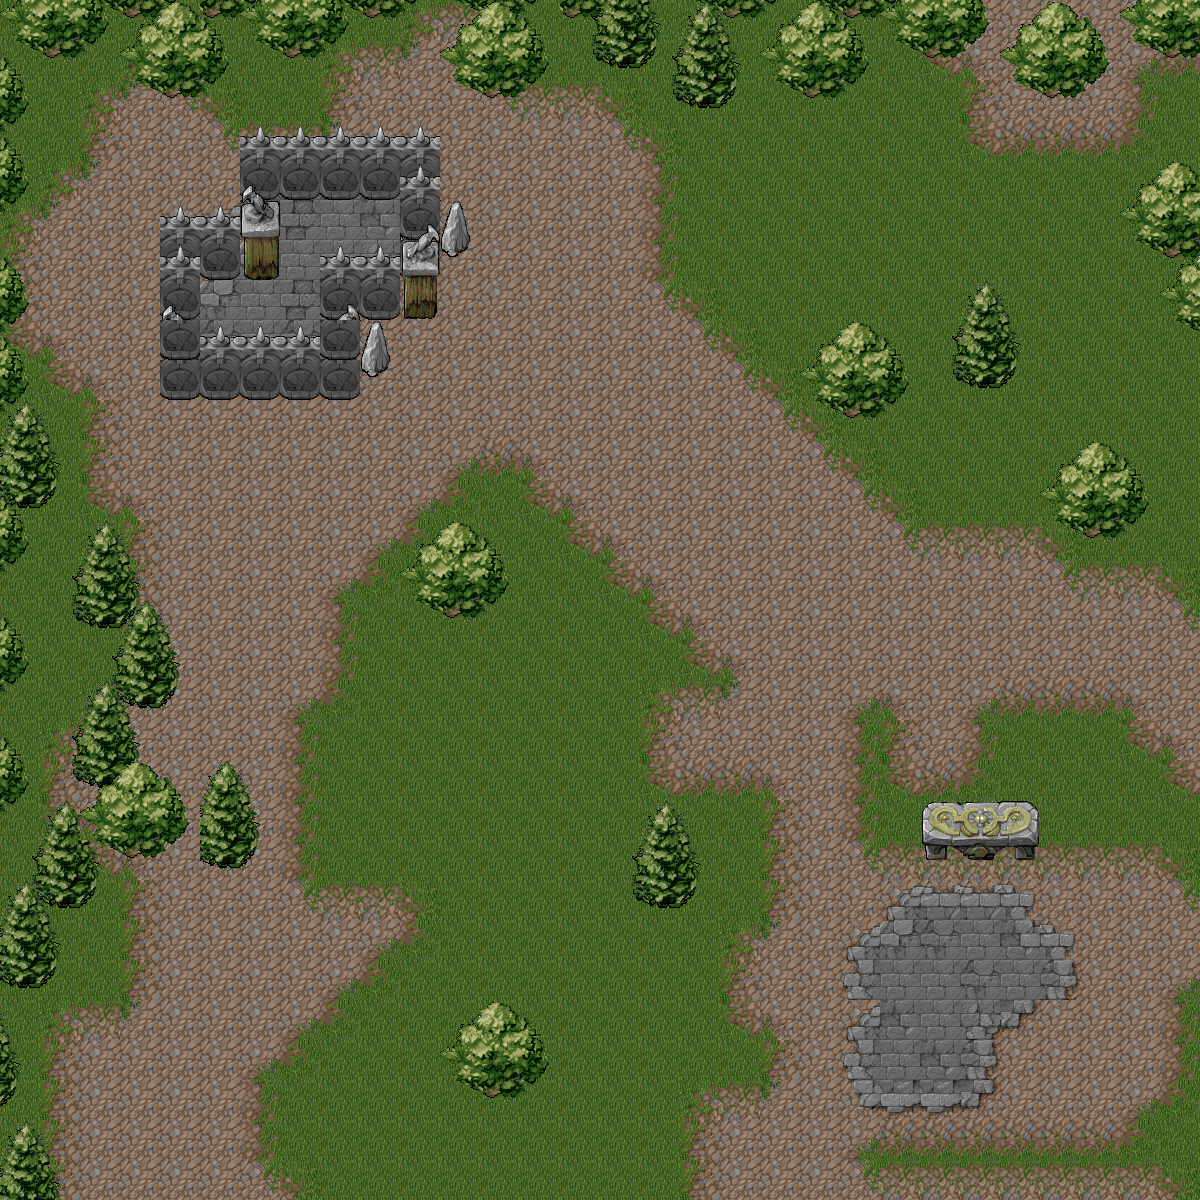

A level layout from a 2D game, rendered from its tile map. Below: a short description, then the map file with tile-grid data replaced by summaries:
An orthogonal 30x30 tile map with 40x40 px tiles, 5 tile layers (Underground, Background, BehindPlayerBut Foreground, BeforePlayer, ...), 12 tilesets and 31 objects (24x Wall, 4x Enemy, 3x Vase).

<map version="1.0" orientation="orthogonal" renderorder="right-down" width="30" height="30" tilewidth="40" tileheight="40" nextobjectid="268">
 <tileset firstgid="1" name="ground_01" tilewidth="40" tileheight="40" tilecount="45">
  <image source="level/ground_01.bmp" trans="4b637f" width="360" height="200" />
 </tileset>
 <tileset firstgid="46" name="ground_02" tilewidth="40" tileheight="40" tilecount="63">
  <image source="level/ground_02.bmp" trans="4b637f" width="360" height="280" />
 </tileset>
 <tileset firstgid="109" name="ground_03" tilewidth="40" tileheight="40" tilecount="11">
  <image source="level/ground_03.bmp" trans="4b637f" width="440" height="40" />
 </tileset>
 <tileset firstgid="120" name="Tree1" tilewidth="40" tileheight="40" tilecount="36">
  <image source="level/trees.bmp" trans="4b637f" width="512" height="128" />
 </tileset>
 <tileset firstgid="156" name="FENCE" tilewidth="40" tileheight="40" tilecount="192">
  <image source="level/FENCE.bmp" trans="4b637f" width="640" height="480" />
 </tileset>
 <tileset firstgid="348" name="BENCH" tilewidth="40" tileheight="40" tilecount="192">
  <image source="level/BENCH.bmp" trans="ffffff" width="640" height="480" />
 </tileset>
 <tileset firstgid="540" name="TABLE1" tilewidth="40" tileheight="40" tilecount="192">
  <image source="level/TABLE1.GIF" trans="4b637f" width="640" height="480" />
 </tileset>
 <tileset firstgid="732" name="Tree2" tilewidth="40" tileheight="40" tilecount="192">
  <image source="level/TREE.GIF" trans="4b637f" width="640" height="480" />
 </tileset>
 <tileset firstgid="924" name="cliff_01" tilewidth="40" tileheight="40" tilecount="132">
  <image source="level/cliff_01.bmp" trans="4b637f" width="440" height="480" />
 </tileset>
 <tileset firstgid="1056" name="CLIFFVEG" tilewidth="40" tileheight="40" tilecount="192">
  <image source="level/CLIFFVEG.bmp" trans="4b637f" width="640" height="480" />
 </tileset>
 <tileset firstgid="1248" name="Tree3" tilewidth="40" tileheight="40" tilecount="64">
  <image source="level/trees.png" trans="4b637f" width="320" height="320" />
 </tileset>
 <tileset firstgid="1312" name="trees_plants" tilewidth="40" tileheight="40" tilecount="64">
  <image source="level/trees_plants.png" trans="4b637f" width="320" height="320" />
 </tileset>
 <layer name="Underground" width="30" height="30">
  <data>[900 cells, 900 non-empty, 29 distinct tile ids]</data>
 </layer>
 <layer name="Background" width="30" height="30">
  <data>[900 cells, 104 non-empty, 8 distinct tile ids]</data>
 </layer>
 <layer name="BehindPlayerBut Foreground" width="30" height="30">
  <data>[900 cells, 20 non-empty, 8 distinct tile ids]</data>
 </layer>
 <layer name="BeforePlayer" width="30" height="30">
  <data>[900 cells, 174 non-empty, 22 distinct tile ids]</data>
 </layer>
 <layer name="Top" width="30" height="30">
  <data>[900 cells, 8 non-empty, 4 distinct tile ids]</data>
 </layer>
 <objectgroup name="Object">
  <object id="2" name="Wall" type="Wall" x="161" y="263" width="40" height="140" />
  <object id="3" name="Wall" type="Wall" x="322" y="281" width="120" height="40" />
  <object id="5" name="Wall" type="Wall" x="401" y="161" width="40" height="160" />
  <object id="6" name="Wall" type="Wall" x="160" y="320" width="200" height="80" />
  <object id="119" name="Soulless" type="Enemy" x="661" y="317" width="32" height="32" />
  <object id="120" name="Soulless" type="Enemy" x="627" y="462" width="32" height="32" />
  <object id="121" name="Vase" type="Vase" x="392" y="372" width="32" height="32" />
  <object id="122" name="Vase" type="Vase" x="429.333" y="337.667" width="32" height="32" />
  <object id="123" name="Vase" type="Vase" x="438.667" y="382.667" width="32" height="32" />
  <object id="143" name="Soulless" type="Enemy" x="850.667" y="884" width="32" height="32" />
  <object id="144" name="Soulless" type="Enemy" x="1071.88" y="884" width="32" height="32" />
  <object id="245" name="Wall" type="Wall" x="74" y="570" width="60" height="60" />
  <object id="246" name="Wall" type="Wall" x="118" y="638" width="60" height="60" />
  <object id="247" name="Wall" type="Wall" x="75" y="719" width="60" height="60" />
  <object id="248" name="Wall" type="Wall" x="240" y="154" width="200" height="40" />
  <object id="249" name="Wall" type="Wall" x="161" y="240" width="120" height="40" />
  <object id="250" name="Wall" type="Wall" x="242" y="156" width="40" height="120" />
  <object id="251" name="Wall" type="Wall" x="430" y="560.5" width="60" height="60" />
  <object id="252" name="Wall" type="Wall" x="196" y="806" width="60" height="60" />
  <object id="253" name="Wall" type="Wall" x="107" y="796" width="60" height="60" />
  <object id="254" name="Wall" type="Wall" x="38" y="846" width="60" height="60" />
  <object id="255" name="Wall" type="Wall" x="0" y="921" width="60" height="60" />
  <object id="256" name="Wall" type="Wall" x="469" y="1035" width="60" height="60" />
  <object id="257" name="Wall" type="Wall" x="635" y="851" width="60" height="60" />
  <object id="258" name="Wall" type="Wall" x="144" y="41" width="60" height="60" />
  <object id="259" name="Wall" type="Wall" x="23" y="1" width="60" height="60" />
  <object id="260" name="Wall" type="Wall" x="464" y="38" width="60" height="60" />
  <object id="261" name="Wall" type="Wall" x="262" y="4" width="60" height="60" />
  <object id="262" name="Wall" type="Wall" x="675" y="47" width="60" height="60" />
  <object id="263" name="Wall" type="Wall" x="595" y="10" width="60" height="60" />
  <object id="264" name="Wall" type="Wall" x="0" y="1" width="20" height="1200" />
 </objectgroup>
</map>
